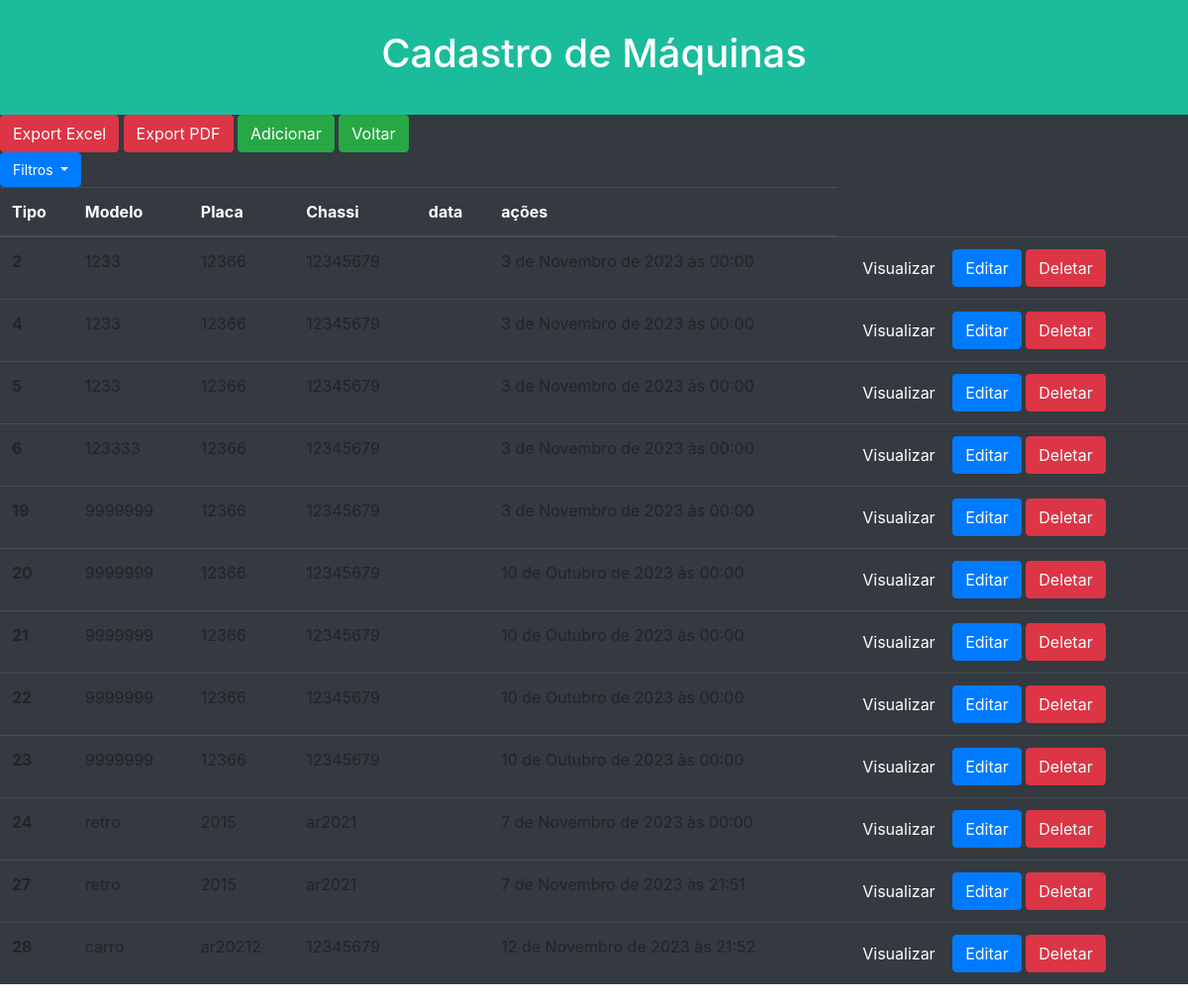
Page /maquina/ on the committed database.
### tasks/models.py (models this page shows, shortened)
class Maquina(models.Model):
    tipo = models.CharField(max_length=50)
    modelo = models.CharField(max_length=50)
    placa = models.CharField(max_length=20)
    chassi = models.CharField(max_length=17)
    data = models.DateTimeField(default=datetime.now, blank=True)

### tasks/views.py (the view)
# urls.py: path('maquina/', views.maquina, name='maquina'),
def maquina(request):
    filter_modelo = request.GET.get("filter_modelo")
    filter_tipo = request.GET.get("filter_tipo")
    filter_placa = request.GET.get("filter_placa")
    filter_chassi = request.GET.get("filter_chassi")
    filter_data = request.GET.get("filter_data")
    data = {'db': Maquina.objects.all()}
    if filter_modelo:
        data['db'] = data['db'].filter(modelo=filter_modelo)
    if filter_tipo:
        data['db'] = data['db'].filter(tipo=filter_tipo)
    if filter_placa:
        data['db'] = data['db'].filter(placa=filter_placa)
    if filter_chassi:
        data['db'] = data['db'].filter(chassi=filter_chassi)  # Corrigi a coluna
    if filter_data:
        data['db'] = data['db'].filter(data=filter_data)  # Corrigi a coluna
    return render(request, 'tasks/maquina.html', data)

### tasks/templates/tasks/maquina.html (shortened to what this page needs)
{% extends "tasks/base.html" %}
{% load static %}
{% block content %}
<head>
  <link rel="stylesheet" href="https://stackpath.bootstrapcdn.com/bootstrap/4.4.1/css/bootstrap.min.css"
>
</head>
<div class="header">
  <h1 class="header-title">Cadastro de Máquinas</h1>
</div>
<div class="table table-dark table-hover">
  <div>
    <a class="btn btn-danger" href="{% url 'cvs' %}?filter_tipo={{ request.GET.filter_tipo }}&filter_modelo={{ request.GET.filter_modelo }}&filter_placa={{ request.GET.filter_placa }}&filter_chassi={{ request.GET.filter_chassi }}&filter_data={{ request.GET.filter_data }}">Export Excel</a>
    <a class="btn btn-danger" href="{% url 'pdf' %}?filter_tipo={{ request.GET.filter_tipo }}&filter_modelo={{ request.GET.filter_modelo }}&filter_placa={{ request.GET.filter_placa }}&filter_chassi={{ request.GET.filter_chassi }}&filter_data={{ request.GET.filter_data }}">Export PDF</a>
    <a href="/form" class="btn btn-success">Adicionar</a>
    <a href="/" class="btn btn-success">Voltar</a>
  </div>
  <div class="dropdown" style="width: 150px;">
    <button class="btn btn-primary dropdown-toggle" type="button" data-toggle="dropdown" style="font-size: 14px;">
      Filtros
    </button>
  </div>
  <table class="table">
    <thead class="thead-dark">
      <th scope="col">Tipo</th>
      <th scope="col">Modelo</th>
      <th scope="col">Placa</th>
      <th scope="col">Chassi</th>
      <th scope="col">data</th>
      <th scope="col">ações</th>
    </thead>
    <tbody>
      {% for dbs in db %}
      <th>{{dbs.id}}</th>
      <td>{{dbs.tipo}}</td>
      <td>{{dbs.modelo}}</td>
      <td>{{dbs.placa}}</td>
      <td>{{dbs.Chassi}}</td>
      <td>{{dbs.data}}</td>
      <td>
        <a href="/view/{{dbs.id}}/" class="btn btn-dark">Visualizar</a>
        <a href="/edit/{{dbs.id}}/" class="btn btn-primary">Editar</a>
        <a href="/delete/{{dbs.id}}/" class="btn btn-danger btnDel">Deletar</a>
      </td>
      {% endfor %}
    </tbody>
  </table>
</div>
</body>
</html>
{% endblock %}

### tasks/templates/tasks/base.html (shortened to what this page needs)
{% load static %}
<!DOCTYPE html>
<html lang="en">
<head>
    <link href="https://stackpath.bootstrapcdn.com/bootstrap/4.3.1/css/bootstrap.min.css" rel="stylesheet">
    <link rel="stylesheet" href="https://use.fontawesome.com/releases/v5.7.2/css/all.css">
    <link rel="stylesheet" href="{% static 'css/styles.css' %}">
</head>
        {% block content %}
        {% endblock %}
</html>

### tasks/static/css/styles.css (style rules this page uses)
.header { padding: 30px; text-align: center; background: #1abc9c; color: rgb(255, 255, 255); font-size: 20px; }

### rows in the picture
Maquina: id "2", tipo "1233", modelo "12366", placa "12345679", data "3 de Novembro de 2023 às 00:00"
Maquina: id "4", tipo "1233", modelo "12366", placa "12345679", data "3 de Novembro de 2023 às 00:00"
Maquina: id "5", tipo "1233", modelo "12366", placa "12345679", data "3 de Novembro de 2023 às 00:00"
Maquina: id "6", tipo "123333", modelo "12366", placa "12345679", data "3 de Novembro de 2023 às 00:00"
Maquina: id "19", tipo "9999999", modelo "12366", placa "12345679", data "3 de Novembro de 2023 às 00:00"
Maquina: id "20", tipo "9999999", modelo "12366", placa "12345679", data "10 de Outubro de 2023 às 00:00"
Maquina: id "21", tipo "9999999", modelo "12366", placa "12345679", data "10 de Outubro de 2023 às 00:00"
Maquina: id "22", tipo "9999999", modelo "12366", placa "12345679", data "10 de Outubro de 2023 às 00:00"
Maquina: id "23", tipo "9999999", modelo "12366", placa "12345679", data "10 de Outubro de 2023 às 00:00"
Maquina: id "24", tipo "retro", modelo "2015", placa "ar2021", data "7 de Novembro de 2023 às 00:00"
Maquina: id "27", tipo "retro", modelo "2015", placa "ar2021", data "7 de Novembro de 2023 às 21:51"
Maquina: id "28", tipo "carro", modelo "ar20212", placa "12345679", data "12 de Novembro de 2023 às 21:52"
